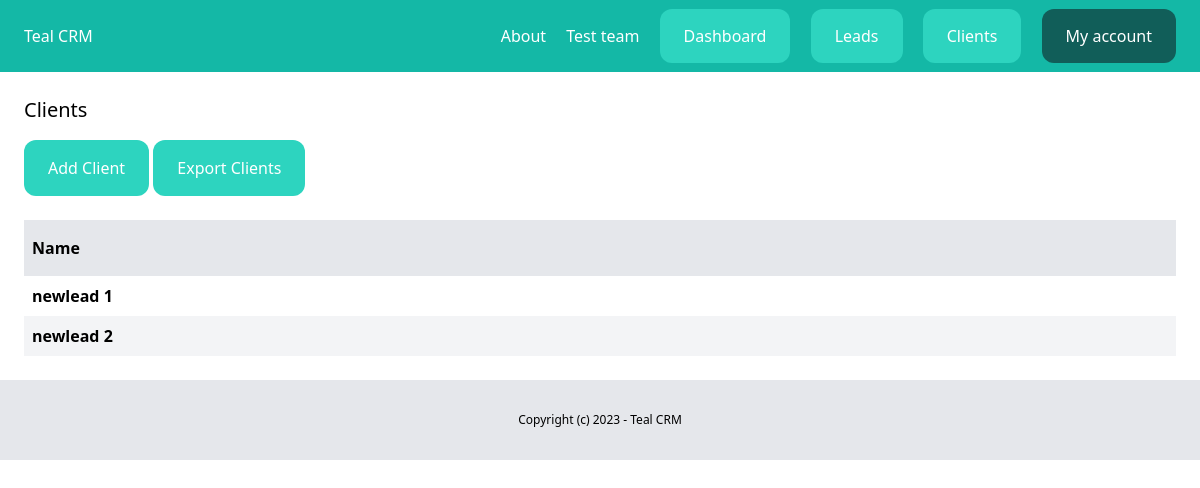
The page /dashboard/clients/ (signed in) on the database its author committed.
### teams/models.py (models this page shows, shortened)
class Team(models.Model):
    plan = models.ForeignKey(Plan, related_name='teams', blank=True, null=True, on_delete=models.CASCADE)
    name = models.CharField(max_length=100)
    members = models.ManyToManyField(User, related_name='teams')
    created_by = models.ForeignKey(User, related_name='created_teams', on_delete=models.CASCADE)
    created_at = models.DateTimeField(auto_now_add=True)

### client/models.py (models this page shows, shortened)
class Client(models.Model):
    team = models.ForeignKey(Team, related_name='clients', on_delete=models.CASCADE)
    name = models.CharField(max_length=255)
    email = models.EmailField()
    description = models.TextField(blank=True, null=True)
    created_by = models.ForeignKey(User, related_name='clients', on_delete=models.CASCADE)
    created_at = models.DateTimeField(auto_now_add=True)
    modified_at = models.DateTimeField(auto_now=True)
    class Meta:
        ordering = ('name',)

### client/views.py (the view)
# urls.py: path('', views.clients_list, name='list'),
@login_required
def clients_list(request):
    clients = Client.objects.filter(created_by=request.user)
    return render(request, 'client/clients_list.html', {
        'clients': clients
    })

### teams/context_processors.py (called while the page is built)
def active_team(request):
    if request.user.is_authenticated:
        if request.user.userprofile.active_team:
            active_team = request.user.userprofile.active_team
        else:
            active_team = Team.objects.filter(created_by=request.user)[0]
    else:
        active_team = None
    return {'active_team': active_team}

### client/templates/client/clients_list.html (shortened to what this page needs)
{% extends 'core/base.html' %}
{% block content %}
<div class="py-6 px-6">
    <h1 class="mb-4 text-xl">Clients</h1>
    <a href="{% url 'clients:add' %}" class="inline-block py-4 px-6 bg-teal-400 rounded-xl text-white">Add Client</a>
    <a href="{% url 'clients:export' %}" class="inline-block py-4 px-6 bg-teal-400 rounded-xl text-white">Export Clients</a>
    {% if clients %}
        <div class="mt-6 flex justify-between">
            <p class="py-4 px-2 bg-gray-200 font-semibold w-full">Name</p>
        </div>
        {% for client in clients %}
            <div class="flex justify-between {% cycle '' 'bg-gray-100' %}">
                <p class="py-2 px-2 font-semibold w-full">
                    <a href="{% url 'clients:detail' client.id %}">{{ client.name }}</a>
                </p>
            </div>
        {% endfor %}
    {% else %}
        <p class="mt-6 px-2 text-center font-bold">There are no leads in the database yet...</p>
        <p class="px-2 text-center font-bold">=P</p>
    {% endif %}
</div>
{% endblock%}

### core/templates/core/partials/nav.html
<nav class="py-6 px-6 bg-teal-500 flex justify-between">
    <a href="/" class="text-white">Teal CRM</a>
    <div class="space-x-4">
      <a href="{% url 'about' %}" class="text-white">About</a>
      {% if request.user.is_authenticated %}
        <a href="{% url 'teams:detail' active_team.id %}" class="text-white">{{ active_team.name }}</a>
        <a href="{% url 'dashboard:index' %}" class="py-4 px-6 bg-teal-400 rounded-xl text-white">Dashboard</a>
        <a href="{% url 'leads:list' %}" class="py-4 px-6 bg-teal-400 rounded-xl text-white">Leads</a>
        <a href="{% url 'clients:list' %}" class="py-4 px-6 bg-teal-400 rounded-xl text-white">Clients</a>
        <a href="{% url 'userprofile:myaccount' %}" class="py-4 px-6 bg-teal-800 rounded-xl text-white">My account</a>
      {% else %}
        <a href="{% url 'login' %}" class="py-4 px-6 bg-teal-600 rounded-xl text-white">Log in</a>
        <a href="{% url 'userprofile:signup' %}" class="py-4 px-6 bg-teal-400 rounded-xl text-white">Sign up</a>
      {% endif %}
    </div>
</nav>

### rows shown on the page
Team: name "Test team"
Client: name "newlead 1"
Client: name "newlead 2"
